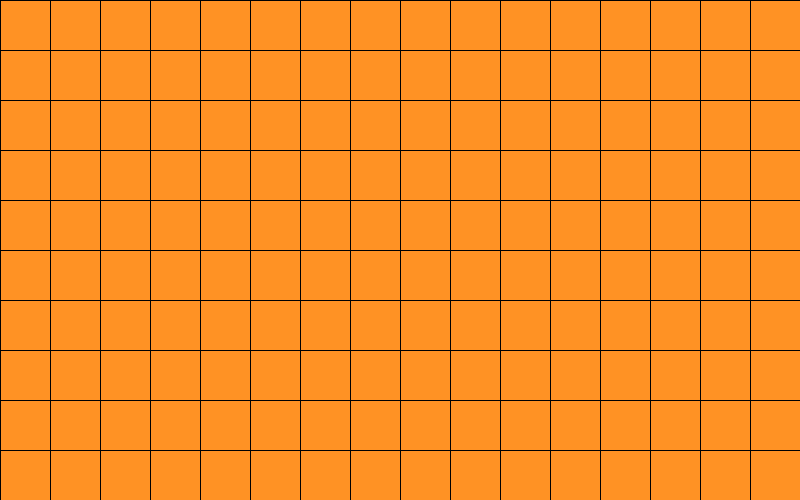
Frame 1 (no input)
Frame 60 (the mouse pressed at the canvas centre just before this capture): identical to frame 1, image omitted
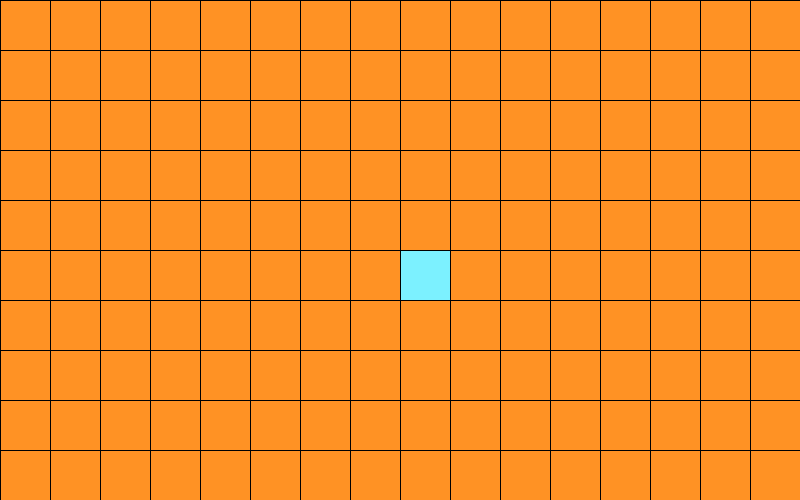
Frame 120 (the mouse held since frame 60 and released just before this capture)

The Processing sketch that drew these frames (run headless with seeded random() and noise(); from frame 60 on, the mouse is pressed at the canvas centre):

// Processing sketch: week06_1
// ── week06_1.pde
//week06-1 好玩的程式設計
//File-Preference 設大字型
//修改自week05-2 好玩的程式設計 兩層for(迴圈) 配合if... else if... else
//Ctrl-N 開新視窗 
void setup(){
  size(800 ,500);//視窗大小800*500
}
int[][]a = new int[10][16];//Java的陣列寫法, 跟C/C++不同
void mousePressed(){
  int i = mouseY/50, j=mouseX/50;
  a[i][j] = 1;
}
void draw(){
  for(int i=0; i<10; i++){//上周是for y 現在改成for i 左手i
    for(int j=0; j<16; j++){//上周是for x 現在改成for j 右手j
      if(a[i][j]==1) fill(#7CF1FF);//若陣列有值, 設橘色
      else fill(#FF9224);//沒有值,設青色
      rect(j*50, i*50, 50, 50);//畫四邊形
    }
  }
  /*很多行的注解 用斜綫星 這幾行可以不用寫
  for (int y=0; y<500; y+=50){  //外面的for迴圈 y 座標
    for(int x=0; x<800; x+=50){  //裡面的for迴圈 x座標
      if(x<mouseX && mouseX < x+50) fill(#7CF1FF);
      else if(y<mouseY && mouseY < y+50) fill(#7CF1FF);
      else fill(#FF9224);//裡面有3行判斷 決定填充色彩
      rect(x, y, 50, 50);
    }
  }結尾用星斜綫*/
}
